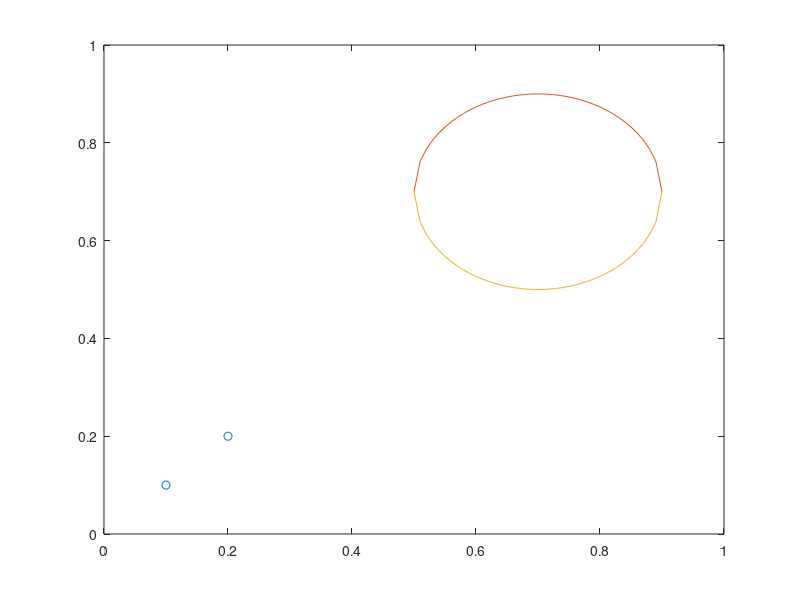

This chart was generated by the following MATLAB code: (Note: this script raises an error after producing the figure.)
clc 
clear
close all
r = 0.2;
xc = 0.7;
yc = xc;
x = xc-r:0.01:r+xc;
yp = sqrt(r^2-(x-xc).^2);
p = plot([0.1,0.2],[0.1,0.2],"o",x,yp+yc,x,-yp+yc)
p(1).XData
xlim([-1,1]);
ylim([-1,1]);
axis square;